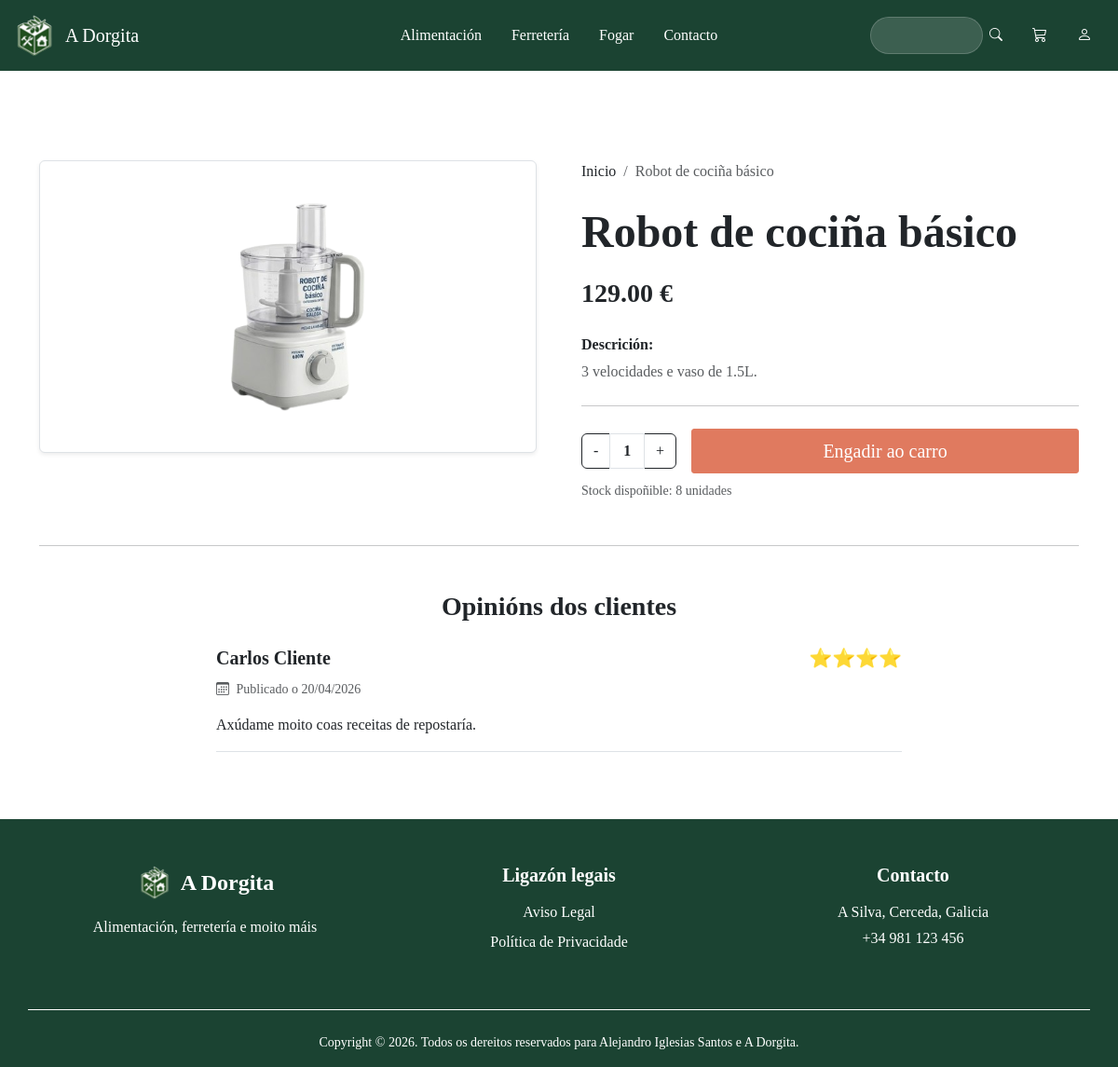
The app's page /index.php?c=producto&a=obter&id=23 with its own data.
### tables this page shows
CREATE TABLE productos (
    id INT AUTO_INCREMENT PRIMARY KEY,
    nome VARCHAR(100) NOT NULL,
    descripcion VARCHAR(500),
    precio DECIMAL(10,2) NOT NULL,
    stock INT DEFAULT 0,
    imagen VARCHAR(200),
    id_categoria INT,
    FOREIGN KEY (id_categoria) REFERENCES categorias(id) ON DELETE SET NULL
);

CREATE TABLE IF NOT EXISTS resenas (
    id INT AUTO_INCREMENT PRIMARY KEY,
    id_producto INT NOT NULL,
    id_usuario INT NOT NULL,
    comentario TEXT,
    puntuacion INT CHECK(puntuacion BETWEEN 1 AND 5),
    data_resena DATETIME DEFAULT CURRENT_TIMESTAMP,
    FOREIGN KEY (id_producto) REFERENCES productos(id) ON DELETE CASCADE,
    FOREIGN KEY (id_usuario) REFERENCES usuarios(id) ON DELETE CASCADE
);

CREATE TABLE usuarios (
    id INT AUTO_INCREMENT PRIMARY KEY,
    nome VARCHAR(50) NOT NULL,
    email VARCHAR(100) UNIQUE NOT NULL,
    contrasinal VARCHAR(250) NOT NULL,
    rol ENUM('admin', 'cliente'),
    foto_perfil VARCHAR(255) DEFAULT 'default.png'
);

### config/database.php (called while the page is built)
<?php
class Database {
    public static function connect() {
        $host = "localhost";
        $user = "root";
        $password = "";
        $database = "a_dorgita";
        try {
            $conexion = new PDO("mysql:host=$host;dbname=$database;charset=utf8mb4", $user, $password);
            $conexion->setAttribute(PDO::ATTR_ERRMODE, PDO::ERRMODE_EXCEPTION);
            return $conexion;
        } catch (PDOException $e) {
            die("Error de conexión: " . $e->getMessage());
        }
    }
}
?>

### app/models/ProductoDAO.php (called while the page is built, shortened)
<?php
require_once __DIR__ . '/../../config/database.php';
require_once __DIR__ . '/entidades/Producto.php';
class ProductoDAO
{
    private $conexion;
    public function __construct()
    {
        try {
            $this->conexion = Database::connect();
        } catch (Exception $e) {
            die($e->getMessage());
        }
    }
    public function obter($id)
    {
        try {
            $stmt = $this->conexion->prepare("SELECT * FROM productos WHERE id = ?");
            $stmt->execute(array($id));
            $stmt->setFetchMode(PDO::FETCH_CLASS, 'Producto');
            return $stmt->fetch();
        } catch (Exception $e) {
            die("Erro o ver detalles do produto" . $e->getMessage());
        }
    }
    public function obterResenas($id_producto)
    {
        try {
            $sql = "SELECT r.*, u.nome as nome_usuario
                FROM resenas r
                JOIN usuarios u ON r.id_usuario = u.id
                WHERE r.id_producto = ?
                ORDER BY r.data_resena DESC";
            $stmt = $this->conexion->prepare($sql);
            $stmt->execute([$id_producto]);
            return $stmt->fetchAll(PDO::FETCH_ASSOC);
        } catch (Exception $e) {
            return [];
        }
    }
}

### app/models/entidades/Producto.php (called while the page is built, shortened)
<?php
class Producto {
    private $nome;
    private $descripcion;
    private $precio;
    private $stock;
    private $imagen;
    public function getNome() { return $this->nome; }
    public function getDescripcion() { return $this->descripcion; }
    public function getPrecio() { return $this->precio; }
    public function getStock() { return $this->stock; }
    public function getImagen() { return $this->imagen; }
}

### views/produto.php (the view, shortened to what this page needs)
<div class="container py-5 mt-5">
    <div class="row g-5">
        <div class="col-md-6 text-center">
            <div class="p-4 rounded shadow-sm border border-1 caixa-filtros">
                <img src="public/img/<?php echo htmlspecialchars($prod->getImagen()); ?>"
                    class="img-fluid"
                    alt="<?php echo htmlspecialchars($prod->getNome()); ?>">
            </div>
        </div>
        <div class="col-md-6">
            <nav aria-label="breadcrumb">
                <ol class="breadcrumb mb-4">
                    <li class="breadcrumb-item"><a href="index.php?c=producto&a=index" class="enlace-filtro p-0">Inicio</a></li>
                    <li class="breadcrumb-item active" aria-current="page"><?php echo htmlspecialchars($prod->getNome()); ?></li>
                </ol>
            </nav>
            <h1 class="display-5 fw-bold texto-dorgita mb-3"><?php echo htmlspecialchars($prod->getNome()); ?></h1>
            <p class="fs-3 fw-bold texto-principal mb-4"><?php echo htmlspecialchars($prod->getPrecio()); ?> €</p>
            <div class="mb-4">
                <h6 class="fw-bold texto-dorgita">Descrición:</h6>
                <p class="text-muted"><?php echo htmlspecialchars($prod->getDescripcion()); ?></p>
            </div>
            <hr class="my-4">
            <form action="index.php?c=carro&a=engadir" method="POST">
                <div class="d-flex align-items-center gap-3">
                    <div class="input-group ancho-cantidade-produto" style="width: 140px;">
                        <button class="btn btn-cantidade" type="button" onclick="cambiarCantidade(-1)" <?php echo ($prod->getStock() <= 0) ? 'disabled' : ''; ?>>-</button>
                        <input type="number" name="cantidade" id="cantidade-input" class="form-control text-center fw-bold" value="<?php echo ($prod->getStock() > 0) ? '1' : '0'; ?>" min="<?php echo ($prod->getStock() > 0) ? '1' : '0'; ?>" max="<?php echo $prod->getStock(); ?>" oninput="validarStock(this, <?php echo $prod->getStock(); ?>)" readonly>
                        <button class="btn btn-cantidade" type="button" onclick="cambiarCantidade(1, <?php echo $prod->getStock(); ?>)" <?php echo ($prod->getStock() <= 0) ? 'disabled' : ''; ?>>+</button>
                    </div>
                    <?php if ($prod->getStock() > 0): ?>
                        <button type="submit" class="btn btn-engadir-carro btn-lg px-5 w-100">
                            Engadir ao carro
                        </button>
                    <?php else: ?>
                        <button type="button" class="btn btn-secondary btn-lg px-5 w-100" disabled>
                            Sen existencias
                        </button>
                    <?php endif; ?>
                </div>
                <small class="<?php echo ($prod->getStock() <= 0) ? 'text-danger' : 'text-muted'; ?> mt-2 d-block">
                    <?php if ($prod->getStock() > 0): ?>
                        Stock dispoñible: <?php echo $prod->getStock(); ?> unidades
                    <?php else: ?>
                        <i class="bi bi-x-circle me-1"></i>Actualmente fóra de stock
                    <?php endif; ?>
                </small>
            </form>
        </div>
    </div>
    <hr class="my-5">
    <div class="row">
        <div class="col-md-8 mx-auto">
            <h3 class="mb-4 text-center texto-dorgita fw-bold">Opinións dos clientes</h3>
            <?php if (empty($resenas)): ?>
                <div class="text-center py-4">
                    <p class="text-muted">Aínda non hai opinións para este produto.</p>
                </div>
            <?php else: ?>
                <?php foreach ($resenas as $r): ?>
                    <div class="border-bottom mb-4 pb-3">
                        <div class="d-flex justify-content-between align-items-center mb-2">
                            <strong class="texto-dorgita fs-5"><?php echo htmlspecialchars($r['nome_usuario']); ?></strong>
                            <span class="text-warning h5 mb-0"><?php echo str_repeat('⭐', $r['puntuacion']); ?></span>
                        </div>
                        <p class="text-muted small mb-3">
                            <i class="bi bi-calendar3 me-1"></i> Publicado o <?php echo date("d/m/Y", strtotime($r['data_resena'])); ?>
                        </p>
                        <p class="mb-0 text-dark"><?php echo nl2br(htmlspecialchars($r['comentario'])); ?></p>
                    </div>
                <?php endforeach; ?>
            <?php endif; ?>
        </div>
    </div>
</div>

### public/css/estilos.css (style rules this page uses)
body { font-family: 'Times New Roman', Times, serif; }
.texto-principal { color: #212529; }
.btn-engadir-carro { background-color:#E07A5F; color: #FFFFFF; border: 1px solid #E07A5F; border-radius: 3px; }
.caixa-filtros { background-color: #FFFFFF; }
.enlace-filtro { color:#212529; text-decoration: none; display: flex; justify-content: space-between; align-items: center; padding: 10px 15px; border-radius: 5px; }
.btn-cantidade { background-color: #FFFFFF; color: #212529; border: 1px solid #212529; }
.ancho-cantidade-produto { width: 140px; }
input[type=number] { -moz-appearance: textfield; appearance: textfield; }
#cantidade-input { position: relative; z-index: 1060; cursor: text; }

### records on screen
productos: imagen (picture), nome "Robot de cociña básico", precio "129.00", descripcion "3 velocidades e vaso de 1.5L.", cantidade "1", stock "8"
resenas: id_usuario.nome "Carlos Cliente", puntuacion "⭐⭐⭐⭐", data_resena "20/04/2026", comentario "Axúdame moito coas receitas de repostaría."
